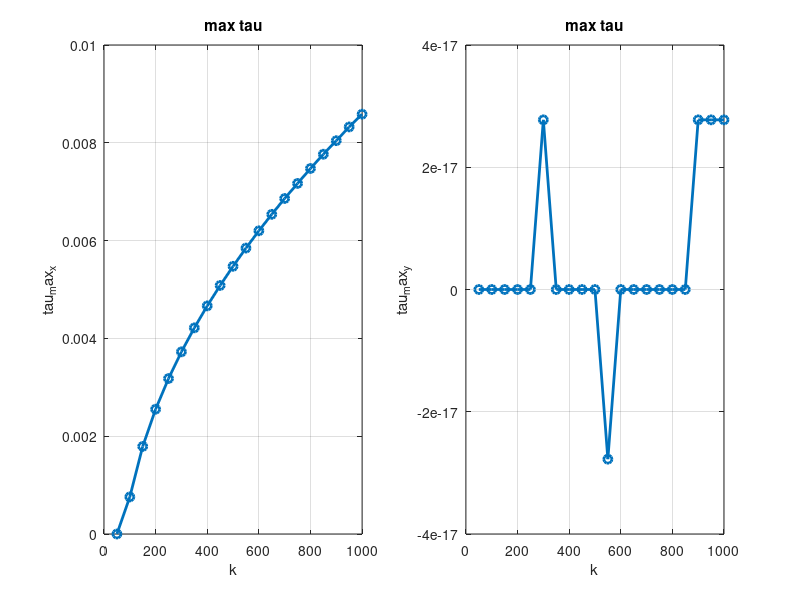
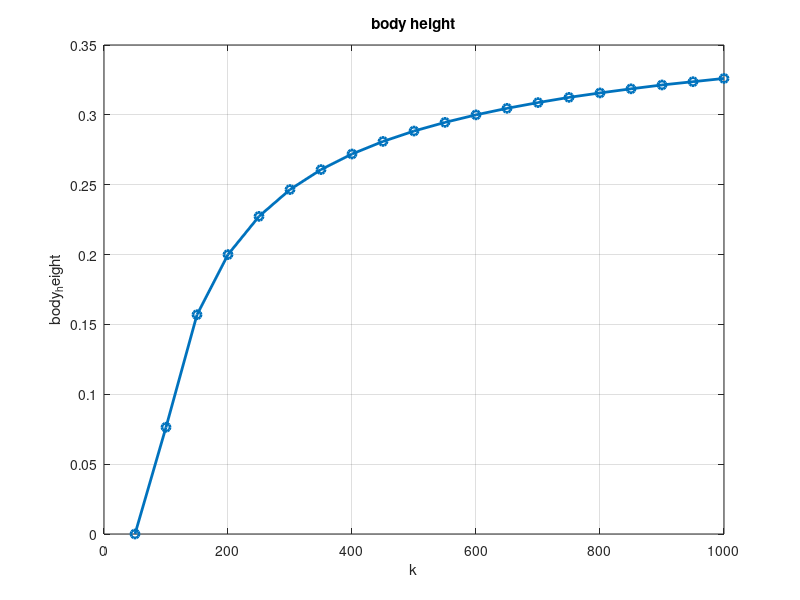

Here is the MATLAB script that generated these plots, in order:
clc; clear all; close all;

%% initial value
l1 = 0.20;
l2 = 0.20;
theta1 = [];
theta2 = [];

k = (50:50:1000);
m = 1;
g = 10;
x = [];

%% calculate tau_max

body_height = [0 0.076425272455525 0.156950494362335 0.200000547156717 0.227336010988913 0.246534271541896 0.260829982045613 0.271982922856677 0.280980140892768 0.288416081658687 0.294621982460507 0.300001357287313 0.304676139028268 0.308784232609930 0.312514533746488 0.315694729146179 0.318636123326106 0.321397396703802 0.323738641540839 0.326069549568129];
%body_height(1)의 값은 k=50일 때 -1.477606797749992e+02이 나오기 때문에 임의로 0으로 두었음.
%(0.4-body_height)이 delta_x값임.

tau_max = [];
tau_max_i = [];
tau_max_x = [];
tau_max_y = [];


for i = 1:1:length(k)
    
    theta1(i) = asin(body_height(i)/0.4)*pi/180;
    theta2(i) = (180-2*theta1(i))*pi/180;
    
    J = [   l1*sin(theta1(i)) + l2*sin(theta1(i) + theta2(i))    l2*sin(theta1(i) + theta2(i));
           -l1*cos(theta1(i)) - l2*cos(theta1(i) + theta2(i))    -l2*cos(theta1(i) + theta2(i))];
   
    x(i) = 0.4 - body_height(i);
    Fx(i) = -k(i)*x(i)*cos(theta1(i) + theta2(i));
    Fy(i) = -k(i)*x(i)*sin(theta1(i) + theta2(i));
    
    tau_max_i = J'*[Fx(i); Fy(i)];
    tau_max_x(i) = tau_max_i(1,:);
    tau_max_y(i) = tau_max_i(2,:);
    %tau_max(i) = sqrt(tau_max_x(i)^2 + tau_max_y(i)^2);
end

disp(tau_max);



figure(1);
subplot(1,2,1)
plot(k, tau_max_x, '-o', 'LineWidth', 2);grid on;hold on;xlabel('k');ylabel('tau_max_x'); title('max tau');
subplot(1,2,2)
plot(k, tau_max_y, '-o', 'LineWidth', 2);grid on;hold on;xlabel('k');ylabel('tau_max_y'); title('max tau');

figure(2);
plot(k, body_height, '-o', 'LineWidth', 2);grid on;hold on;xlabel('k');ylabel('body_height'); title('body height');
